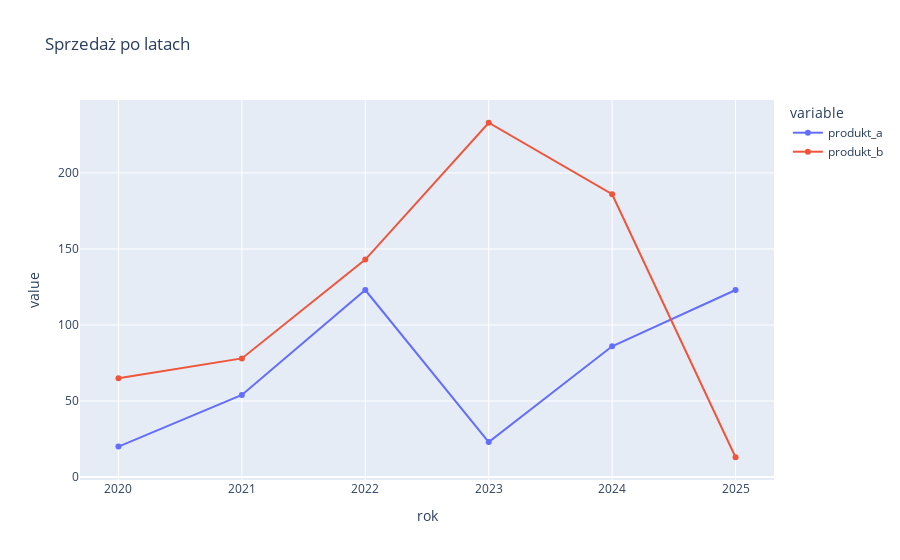

The code cell stored with this chart in its notebook:
### Code cell
fig = px.line(df,
              x='rok',
              y=['produkt_a','produkt_b'],
              title='Sprzedaż po latach',
              markers=True,
              
             )

fig.show()

### Figure 1 — Plotly figure (JSON) as saved in the notebook; plotly's stock layout.template omitted (floating-point values rounded to 4 significant figures)
{"data": [{"hovertemplate": "variable=produkt_a<br>rok=%{x}<br>value=%{y}<extra></extra>", "legendgroup": "produkt_a", "line": {"color": "#636efa", "dash": "solid"}, "marker": {"symbol": "circle"}, "mode": "lines+markers", "name": "produkt_a", "orientation": "v", "showlegend": true, "type": "scatter", "x": [2020, 2021, 2022, 2023, 2024, 2025], "xaxis": "x", "y": [20, 54, 123, 23, 86, 123], "yaxis": "y"}, {"hovertemplate": "variable=produkt_b<br>rok=%{x}<br>value=%{y}<extra></extra>", "legendgroup": "produkt_b", "line": {"color": "#EF553B", "dash": "solid"}, "marker": {"symbol": "circle"}, "mode": "lines+markers", "name": "produkt_b", "orientation": "v", "showlegend": true, "type": "scatter", "x": [2020, 2021, 2022, 2023, 2024, 2025], "xaxis": "x", "y": [65, 78, 143, 233, 186, 13], "yaxis": "y"}], "layout": {"legend": {"title": {"text": "variable"}, "tracegroupgap": 0}, "title": {"text": "Sprzedaż po latach"}, "xaxis": {"anchor": "y", "domain": [0, 1], "title": {"text": "rok"}}, "yaxis": {"anchor": "x", "domain": [0, 1], "title": {"text": "value"}}}}
